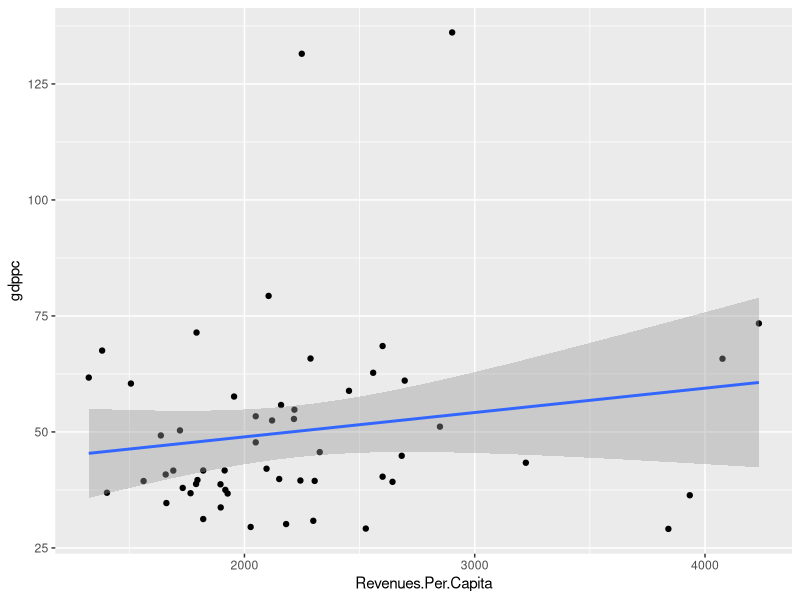
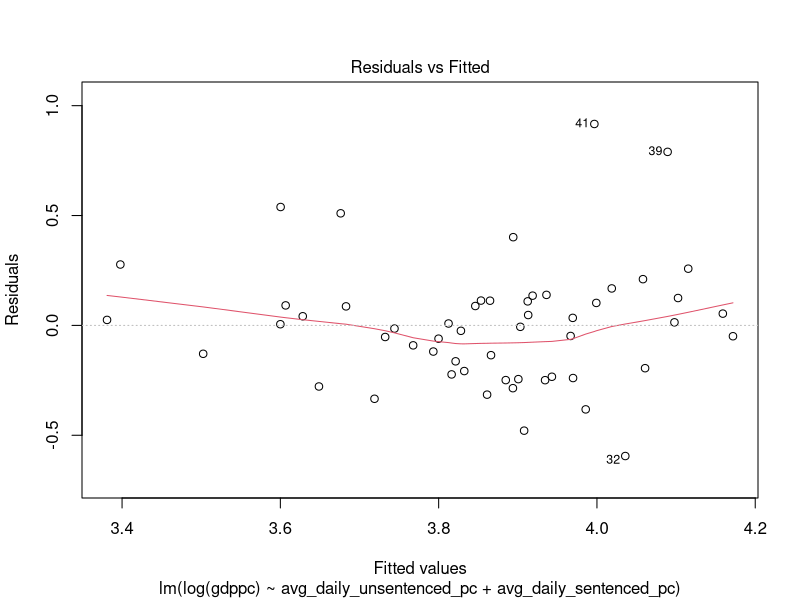
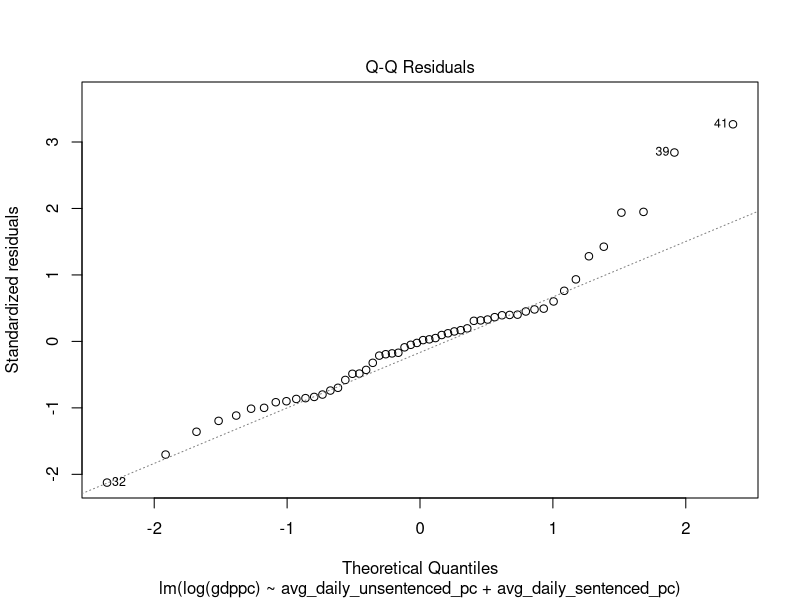
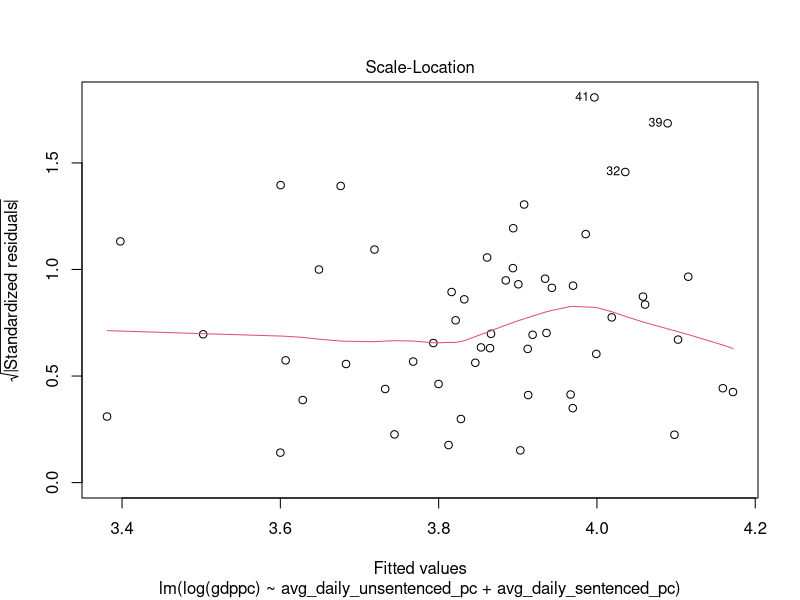
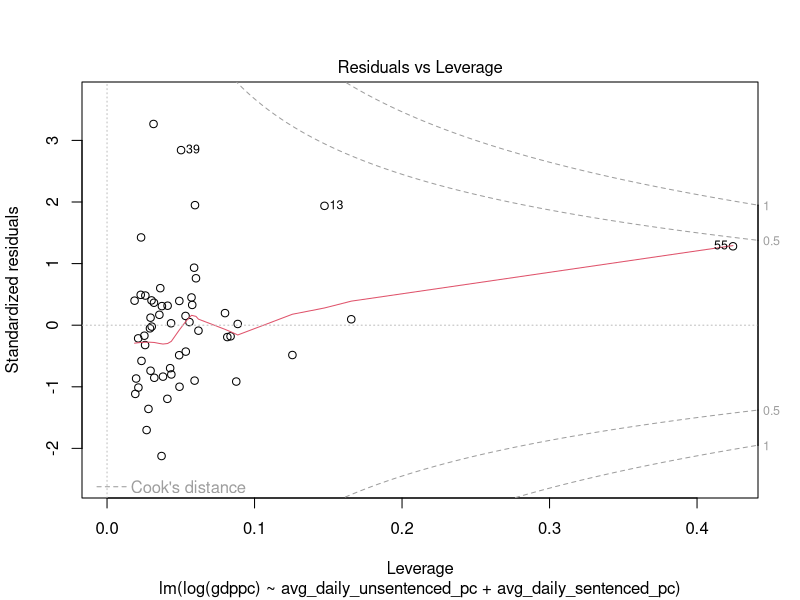
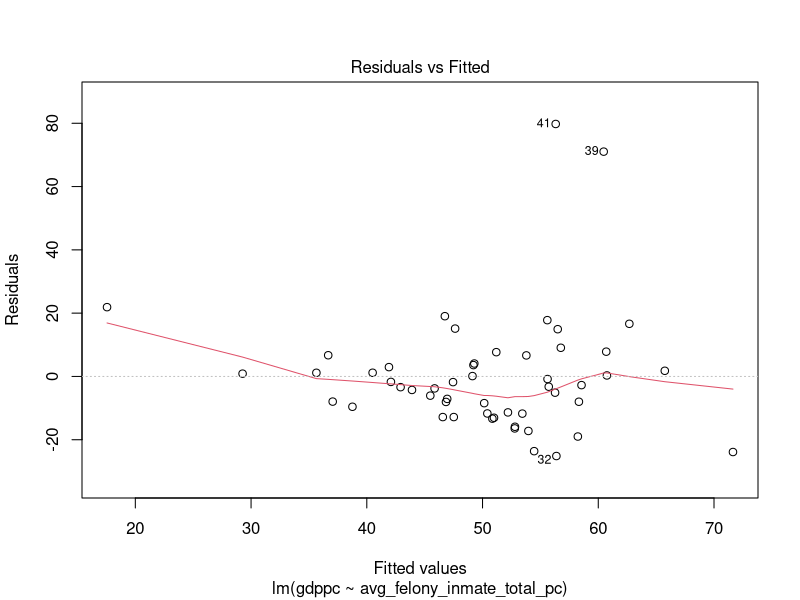
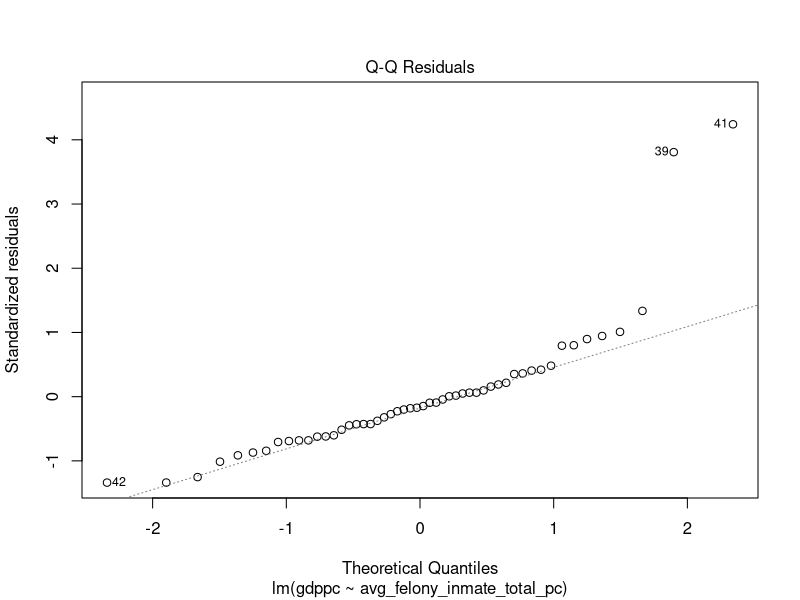
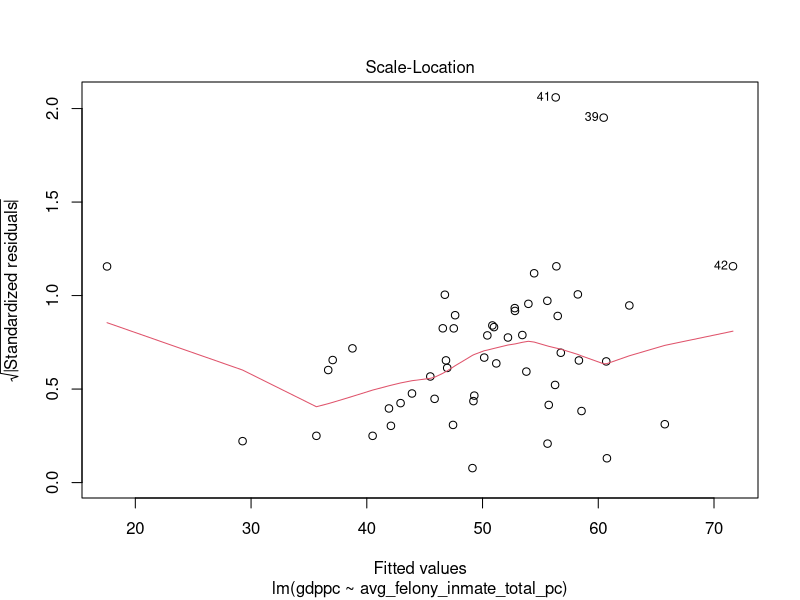

Write the R code that produced these figures, in order.
## ---- chunk 1
library(tidyverse)
library(furrr)
library(readxl)
library(magrittr)
## ---- chunk 2

# initial clean of data
# read in prison data
prison <- read.csv(file = "./data/california_jail_survey_1995_2020_csv/california_jail_county_monthly_1995_2020.csv")
head(prison)

# read in revenue data
revenue <- read.csv(file = "./data/County_Revenues_Per_Capita.csv")

# read in GDP it is 2017 

calgdp <- read.csv("./data/gdpcali.csv",col.names = c("California", "GDP"))

calgdp$GDP <- as.numeric(gsub(",","",calgdp$GDP))


# filter revenue to 2017 and take out the counties that have no revenue
rev17 <- revenue %>% filter(Fiscal.Year == 2017) %>% filter(Entity.Name != "Alpine" & Entity.Name != "Sierra")

# filter prison to 2017 and take out countiees that have no prison
prison17 <- prison %>% filter(year == 2017) %>% filter(census_county_name !=  "San Francisco County")


avgpop <- prison17 %>% group_by(census_county_name) %>% summarise_at(vars(avg_daily_pop_sentenced_male,avg_daily_pop_sentenced_female,avg_felony_inmate_total),.funs = mean)


together <- cbind(calgdp,avgpop,rev17)

together %<>% mutate(gdppc = GDP/Estimated.Population) 

colnames(prison17)


## ---- chunk 3
prisonvars <- prison17 %>% group_by(census_county_name) %>% 
  mutate(avg_daily_unsentenced = avg_daily_pop_unsentenced_female+avg_daily_pop_unsentenced_male) %>%   mutate(avg_daily_sentenced = avg_daily_pop_sentenced_female+avg_daily_pop_sentenced_male) %>% summarise_at(vars(avg_daily_unsentenced,avg_daily_sentenced,avg_felony_inmate_total),.funs = mean)

together <- cbind(calgdp,prisonvars,rev17)

together %<>% mutate(avg_daily_unsentenced_pc = avg_daily_unsentenced/Estimated.Population, 
                     avg_daily_sentenced_pc = avg_daily_sentenced/Estimated.Population,
                     avg_felony_inmate_total_pc = avg_felony_inmate_total/Estimated.Population,
                     gdppc = GDP/Estimated.Population) 

fit1 <- lm(Revenues.Per.Capita ~ avg_daily_unsentenced_pc + avg_daily_sentenced_pc, 
           data = together)


summary(fit1)

fit2 <- lm(Revenues.Per.Capita ~ avg_daily_unsentenced_pc + avg_daily_sentenced_pc+
             avg_felony_inmate_total_pc, 
           data = together)

summary(fit2)


fit3 <- lm(Revenues.Per.Capita ~  avg_daily_sentenced_pc+
             avg_felony_inmate_total_pc, 
           data = together)

summary(fit3)


# relationship between GDP and revenue 

fit4 <- lm(Revenues.Per.Capita~gdppc, data =together)

summary(fit4)

together %>% ggplot(aes(x=Revenues.Per.Capita,y=gdppc))+
  geom_point()+
  geom_smooth(method = "lm")

# the same fits with gdp

fit5 <- lm(log(gdppc) ~ avg_daily_unsentenced_pc + avg_daily_sentenced_pc, 
           data = together)

summary(fit5)

plot(fit5)


fit6 <- lm(log(gdppc) ~ avg_daily_unsentenced_pc + avg_daily_sentenced_pc+
             avg_felony_inmate_total_pc, 
           data = together)

summary(fit6)

fit7 <- lm(gdppc ~  avg_daily_sentenced_pc+
             avg_felony_inmate_total_pc, 
           data = together)

summary(fit7)


fit8 <- lm(gdppc~  avg_felony_inmate_total_pc, data = together)

summary(fit8)

plot(fit8)


## ---- chunk 4

# make prisons factor
prison$jurisdiction <- as.factor(prison$jurisdiction)



# we can try an imputation approach

prisonMentH <- prison %>% mutate(mental_health_rate = mental_heath_case_open_end_month/highest_inmate_count) 


colnames(prisonMentH)



# lmer output

prisonMentH %<>% mutate(avg_daily_pop_unsentenced_male=scale(avg_daily_pop_unsentenced_male),avg_daily_pop_sentenced_male=scale(avg_daily_pop_sentenced_male)) 

lmef <- lme4::lmer(formula =  mental_health_rate ~ (1+ avg_daily_pop_unsentenced_male+avg_daily_pop_sentenced_male|jurisdiction),data = prisonMentH)

summary(lmef)

coefficients(lmef)

library(gee)

gef <- gee(formula = mental_health_rate ~ 1+ avg_daily_pop_unsentenced_male+avg_daily_pop_sentenced_male, id =jurisdiction, data = prisonMentH,corstr = "independence")

summary(gef)


library(geepack)

geepack::geeglm(formula = mental_health_rate ~ 1+ avg_daily_pop_unsentenced_male+avg_daily_pop_sentenced_male, id =jurisdiction, data = prisonMentH)
